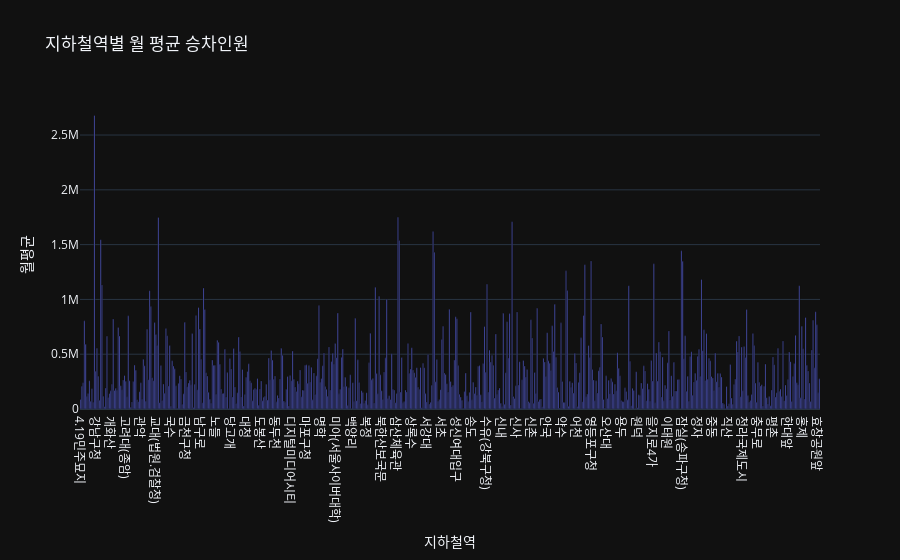

The code cell stored with this chart in its notebook:
### Code cell
fig = px.bar(
    data_mean,
    x="지하철역",
    y="월평균",
    title="지하철역별 월 평균 승차인원",
    template="plotly_dark",
)
fig.show()

### Figure 1 — Plotly figure (JSON) as saved in the notebook; plotly's stock layout.template omitted (floating-point values rounded to 4 significant figures; data arrays with more than 128 entries replaced by an {"elided": "..."} marker saying what was removed)
{"data": [{"hovertemplate": "지하철역=%{x}<br>월평균=%{y}<extra></extra>", "legendgroup": "", "marker": {"color": "#636efa", "pattern": {"shape": ""}}, "name": "", "orientation": "v", "showlegend": false, "textposition": "auto", "type": "bar", "x": {"elided": "590 str values"}, "xaxis": "x", "y": {"elided": "590 float values"}, "yaxis": "y"}], "layout": {"barmode": "relative", "legend": {"tracegroupgap": 0}, "title": {"text": "지하철역별 월 평균 승차인원"}, "xaxis": {"anchor": "y", "domain": [0, 1], "title": {"text": "지하철역"}}, "yaxis": {"anchor": "x", "domain": [0, 1], "title": {"text": "월평균"}}}}
